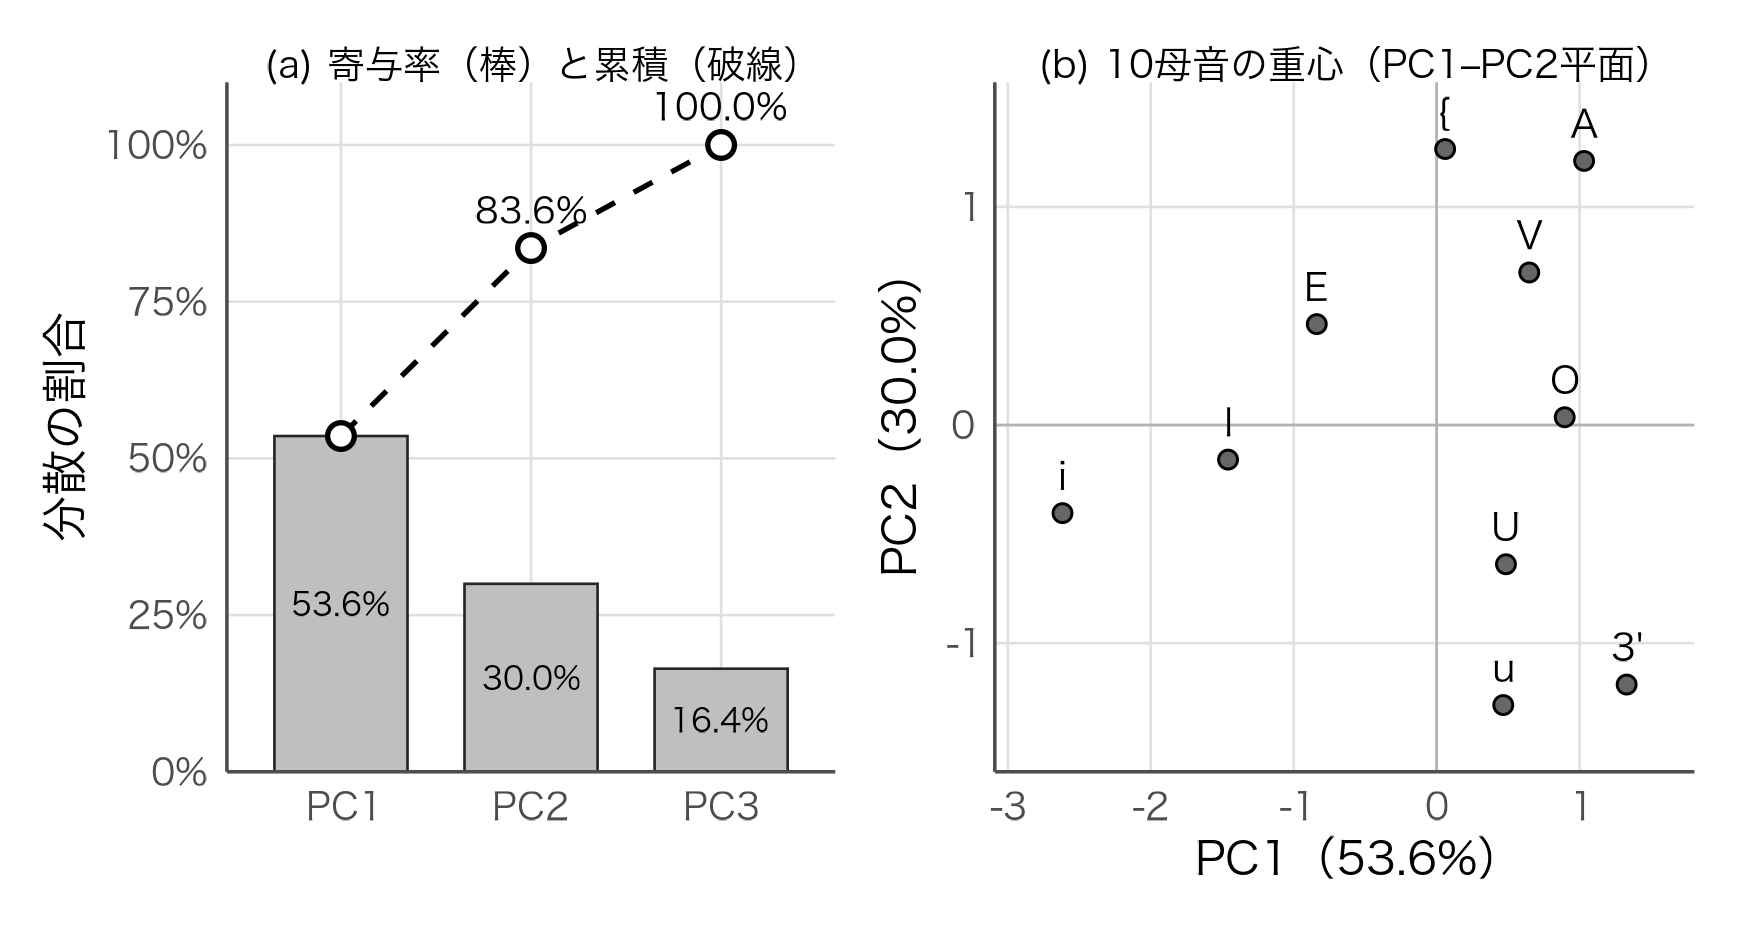

Recreate this plot in R.
# 図14-2：PCAのスクリープロットとPC1–PC2平面の母音重心。本文14.3節（pb52、話者内zスコア）と同一。
suppressPackageStartupMessages({library(tidyverse); library(phonTools); library(patchwork)})
source("figures/style.R")
data(pb52)
pb <- pb52 %>% group_by(speaker) %>%
  mutate(f1z = as.numeric(scale(f1)), f2z = as.numeric(scale(f2)), f3z = as.numeric(scale(f3))) %>% ungroup()
pc <- prcomp(pb[, c("f1z", "f2z", "f3z")], scale. = FALSE)
print(summary(pc)); print(round(pc$rotation, 3))
pv <- pc$sdev^2 / sum(pc$sdev^2)
stopifnot(round(cumsum(pv), 4)[1:2] == c(0.5356, 0.8355), round(cumsum(pv)[2], 3) == 0.836)
sc <- tibble(vowel = pb$vowel, PC1 = pc$x[, 1], PC2 = pc$x[, 2]) %>% group_by(vowel) %>% summarise(PC1 = mean(PC1), PC2 = mean(PC2), .groups = "drop")
vm <- pb %>% group_by(vowel) %>% summarise(f1z = mean(f1z), f2z = mean(f2z), .groups = "drop")
mds <- cmdscale(dist(vm[, c("f1z", "f2z")]), k = 2)
stopifnot(round(cor(mds[, 1], vm$f2z), 3) == 0.834, round(cor(mds[, 2], vm$f1z), 3) == 0.652)
sd_ <- tibble(pc = paste0("PC", 1:3), v = pv, cum = cumsum(pv))
pa <- ggplot(sd_, aes(pc)) +
  geom_col(aes(y = v), fill = "grey75", colour = "grey15", linewidth = 0.3, width = 0.7) +
  geom_line(aes(y = cum, group = 1), linetype = "dashed", linewidth = 0.6) +
  geom_point(aes(y = cum), size = 2.4, shape = 21, fill = "white", stroke = 0.9) +
  geom_text(data = sd_[2:3, ], aes(y = cum, label = sprintf("%.1f%%", cum * 100)), vjust = -0.9, size = 3, family = "hira") +
  geom_text(aes(y = v / 2, label = sprintf("%.1f%%", v * 100)), vjust = 0.5, size = 2.7, family = "hira") +
  scale_y_continuous(labels = scales::percent_format(accuracy = 1), limits = c(0, 1.1), breaks = seq(0, 1, .25), expand = expansion(mult = c(0, 0))) +
  labs(x = NULL, y = "分散の割合") + ggtitle("(a) 寄与率（棒）と累積（破線）") +
  theme(plot.title = element_text(family = "hira", size = 9, face = "plain"))
pb_ <- ggplot(sc, aes(PC1, PC2, label = vowel)) +
  geom_hline(yintercept = 0, colour = "grey70", linewidth = 0.3) + geom_vline(xintercept = 0, colour = "grey70", linewidth = 0.3) +
  geom_point(size = 1.8, shape = 21, fill = "grey40") +
  geom_text(vjust = -0.8, size = 3.2, family = "hira") +
  scale_x_continuous(expand = expansion(mult = 0.12)) + scale_y_continuous(expand = expansion(mult = 0.12)) +
  labs(x = sprintf("PC1（%.1f%%）", pv[1] * 100), y = sprintf("PC2（%.1f%%）", pv[2] * 100)) +
  ggtitle("(b) 10母音の重心（PC1–PC2平面）") + theme(plot.title = element_text(family = "hira", size = 9, face = "plain"))
save_fig(pa + pb_ + plot_layout(widths = c(1, 1.15)), "ch14_pca_scree", w = 5.8, h = 3.1)
